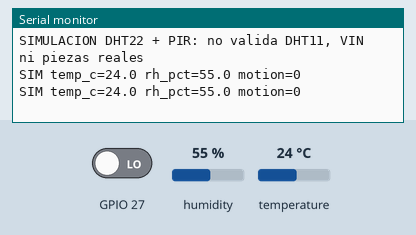
This sketch was run on a simulated ESP32. Parts: the last lines printed to the serial monitor. The inputs (shaded band) are chosen by the test bench; at power-on: humidity 55 %, GPIO 27 LOW, temperature 24 °C.

Above: at 5.8 s.
5.9 s: humidity set to 22 %
At 8.5 s:
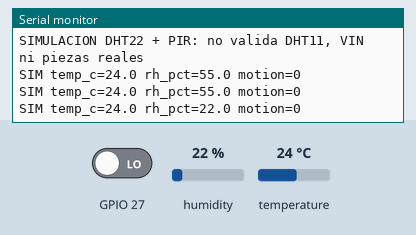
9.6 s: GPIO 27 driven HIGH
At 10.5 s:
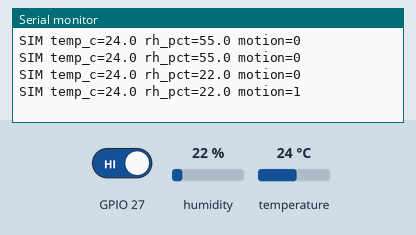
13.3 s: temperature set to 12 °C
At 16.0 s:
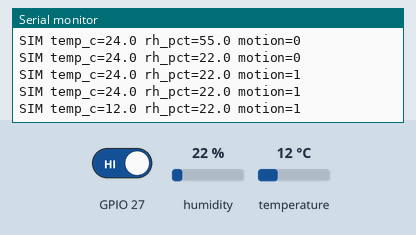
17.0 s: GPIO 27 driven LOW
At 18.1 s:
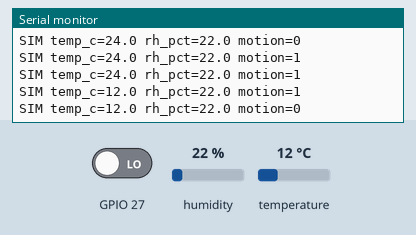
20.7 s: humidity set to 40 %
At 23.5 s:
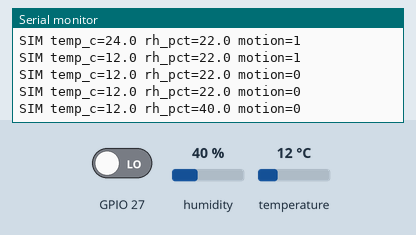
Timing chart, 0 to 25.0 s (numbered marks = the images above; inputs shaded):
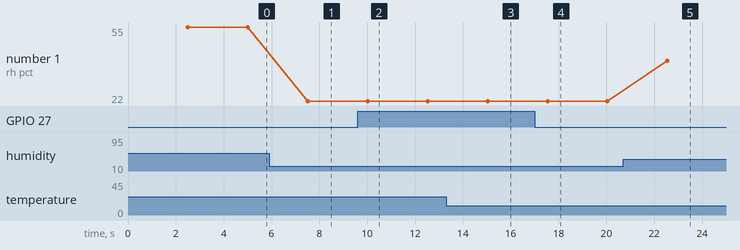

Measured:
- after the input at 5.9 s, the serial monitor: prints a new line after 1.6 s (image 1)
- after the input at 9.6 s, the serial monitor: prints a new line after 0.42 s (image 2)
- after the input at 13.3 s, the serial monitor: prints a new line after 1.7 s (image 3)
- after the input at 17.0 s, the serial monitor: prints a new line after 0.54 s (image 4)
- after the input at 20.7 s, the serial monitor: prints a new line after 1.8 s (image 5)
- plotted number 1: 55 → 22 after the input at 5.9 s, 22 → 40 after the input at 20.7 s

The sketch:

ambient_simulation.ino
```cpp
// SOLO simulación: DHT22 sustituye al DHT11 físico. No es el firmware del banco real.
#include <Arduino.h>
#include <DHT.h>
DHT sensor(4, DHT22);
void setup() {
  Serial.begin(115200);
  pinMode(27, INPUT);
  sensor.begin();
  Serial.println("SIMULACION DHT22 + PIR: no valida DHT11, VIN ni piezas reales");
}
void loop() {
  delay(2500);
  const float t = sensor.readTemperature(), h = sensor.readHumidity();
  if (isnan(t) || isnan(h)) Serial.println("SIM sensor invalido");
  else Serial.printf("SIM temp_c=%.1f rh_pct=%.1f motion=%d\n", t, h, digitalRead(27));
}
```
